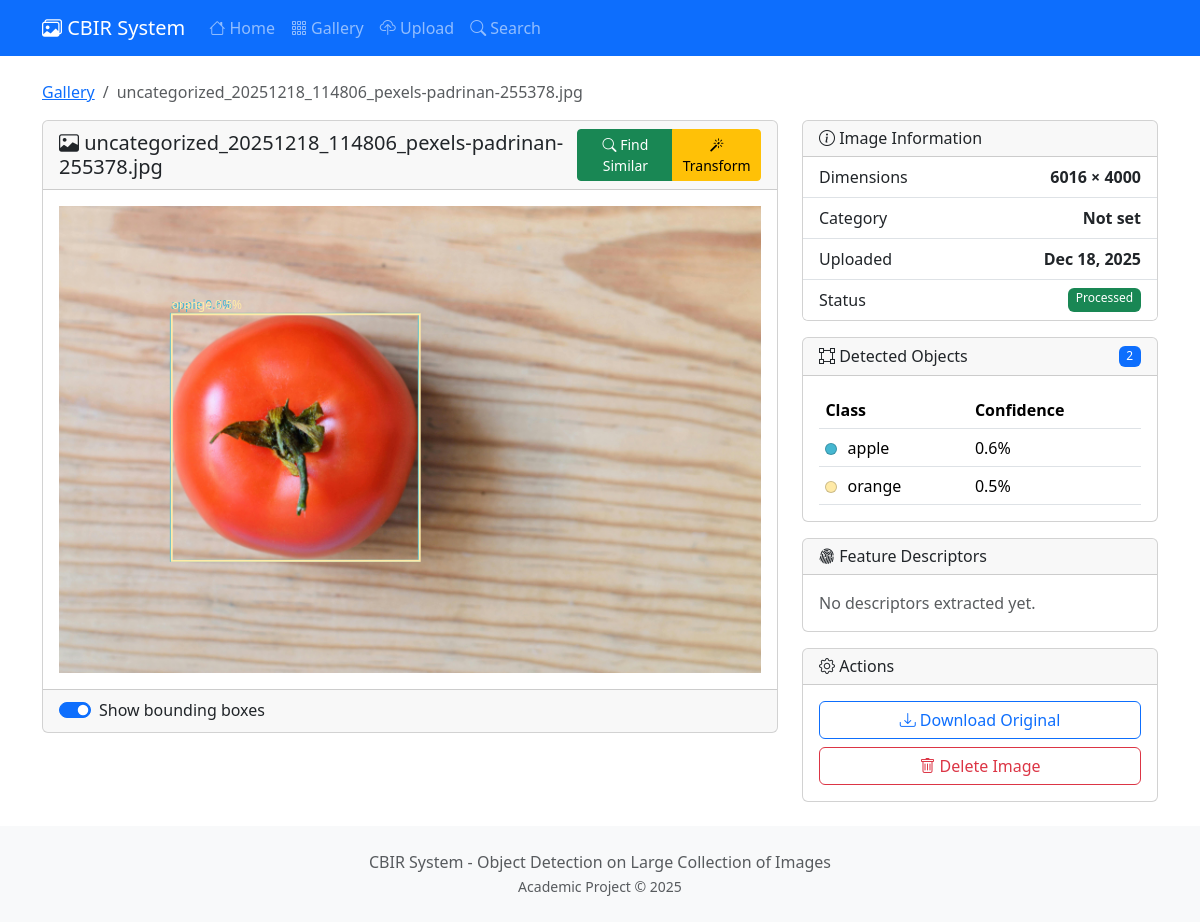
The page /image/12/ on the database its author committed.
### core/models.py (models this page shows, shortened)
class Image(models.Model):
    file = models.ImageField(upload_to=image_upload_path)
    filename = models.CharField(max_length=255)
    category = models.CharField(max_length=100, null=True, blank=True)
    uploaded_at = models.DateTimeField(auto_now_add=True)
    width = models.IntegerField(default=0)
    height = models.IntegerField(default=0)
    file_size = models.IntegerField(default=0)  # in bytes
    features_extracted = models.BooleanField(default=False)
    feature_vector = models.BinaryField(null=True, blank=True)  # Serialized numpy array
    class Meta:
        ordering = ['-uploaded_at']
    @property
    def image(self):
        return self.file
    @property
    def original_filename(self):
        return self.filename
    @property
    def is_processed(self):
        return self.detected_objects.exists()

class DetectedObject(models.Model):
    image = models.ForeignKey(Image, on_delete=models.CASCADE, related_name='detected_objects')
    class_id = models.IntegerField()
    class_name = models.CharField(max_length=100)
    confidence = models.FloatField()
    x_min = models.IntegerField()
    y_min = models.IntegerField()
    x_max = models.IntegerField()
    y_max = models.IntegerField()
    feature_vector = models.BinaryField(null=True, blank=True)
    created_at = models.DateTimeField(auto_now_add=True)
    class Meta:
        ordering = ['-confidence']
    @property
    def bbox_x(self):
        return self.x_min
    @property
    def bbox_y(self):
        return self.y_min
    @property
    def bbox_width(self):
        return self.x_max - self.x_min
    @property
    def bbox_height(self):
        return self.y_max - self.y_min
    @property
    def color(self):
        colors = [
            '#FF6B6B', '#4ECDC4', '#45B7D1', '#96CEB4', '#FFEAA7',
            '#DDA0DD', '#98D8C8', '#F7DC6F', '#BB8FCE', '#85C1E9',
            '#F8B500', '#00CED1', '#FF69B4', '#32CD32', '#FF4500'
        ]
        return colors[self.class_id % len(colors)]

### core/views.py (the view)
# urls.py: path('image/<int:pk>/', views.ImageDetailView.as_view(), name='image_detail'),
class ImageDetailView(DetailView):
    model = Image
    template_name = 'core/image_detail.html'
    context_object_name = 'image'
    def get_context_data(self, **kwargs):
        context = super().get_context_data(**kwargs)
        context['detected_objects'] = self.object.detected_objects.all()
        context['descriptors'] = Descriptor.objects.filter(
            detected_object__image=self.object
        )
        return context

### templates/core/image_detail.html (shortened to what this page needs)
{% extends 'core/base.html' %}
{% block content %}
<nav aria-label="breadcrumb" class="mb-3">
    <ol class="breadcrumb">
        <li class="breadcrumb-item"><a href="{% url 'core:gallery' %}">Gallery</a></li>
        <li class="breadcrumb-item active">{{ image.original_filename }}</li>
    </ol>
</nav>
<div class="row">
    <div class="col-lg-8">
        <div class="card mb-4">
            <div class="card-header d-flex justify-content-between align-items-center">
                <h5 class="mb-0"><i class="bi bi-image"></i> {{ image.original_filename }}</h5>
                <div class="btn-group btn-group-sm">
                    <a href="{% url 'core:search_by_image' image.id %}" class="btn btn-success">
                        <i class="bi bi-search"></i> Find Similar
                    </a>
                    <a href="{% url 'core:transform' image.id %}" class="btn btn-warning">
                        <i class="bi bi-magic"></i> Transform
                    </a>
                </div>
            </div>
            <div class="card-body text-center">
                <div class="position-relative d-inline-block">
                    <img src="{{ image.image.url }}" class="img-fluid" id="mainImage" alt="{{ image.original_filename }}">
                </div>
            </div>
            <div class="card-footer">
                <div class="form-check form-switch">
                    <input class="form-check-input" type="checkbox" id="showBoxes" checked>
                    <label class="form-check-label" for="showBoxes">Show bounding boxes</label>
                </div>
            </div>
        </div>
    </div>
    <div class="col-lg-4">
        <div class="card mb-3">
            <div class="card-header">
                <h6 class="mb-0"><i class="bi bi-info-circle"></i> Image Information</h6>
            </div>
            <ul class="list-group list-group-flush">
                <li class="list-group-item d-flex justify-content-between">
                    <span>Dimensions</span>
                    <strong>{{ image.width }} × {{ image.height }}</strong>
                </li>
                <li class="list-group-item d-flex justify-content-between">
                    <span>Category</span>
                    <strong>{{ image.get_category_display|default:"Not set" }}</strong>
                </li>
                <li class="list-group-item d-flex justify-content-between">
                    <span>Uploaded</span>
                    <strong>{{ image.uploaded_at|date:"M d, Y" }}</strong>
                </li>
                <li class="list-group-item d-flex justify-content-between">
                    <span>Status</span>
                    {% if image.is_processed %}
                    <span class="badge bg-success">Processed</span>
                    {% else %}
                    <span class="badge bg-warning">Pending</span>
                    {% endif %}
                </li>
            </ul>
        </div>
        <div class="card mb-3">
            <div class="card-header d-flex justify-content-between align-items-center">
                <h6 class="mb-0"><i class="bi bi-bounding-box"></i> Detected Objects</h6>
                <span class="badge bg-primary">{{ detected_objects|length }}</span>
            </div>
            <div class="card-body" style="max-height: 250px; overflow-y: auto;">
                {% if detected_objects %}
                <table class="table table-sm table-hover mb-0">
                    <thead>
                        <tr>
                            <th>Class</th>
                            <th>Confidence</th>
                        </tr>
                    </thead>
                    <tbody>
                        {% for obj in detected_objects %}
                        <tr class="object-row" data-bbox="{{ obj.bbox_x }},{{ obj.bbox_y }},{{ obj.bbox_width }},{{ obj.bbox_height }}">
                            <td>
                                <span class="color-dot" style="background-color: {{ obj.color }};"></span>
                                {{ obj.class_name }}
                            </td>
                            <td>{{ obj.confidence|floatformat:1 }}%</td>
                        </tr>
                        {% endfor %}
                    </tbody>
                </table>
                {% else %}
                <p class="text-muted mb-0">No objects detected.</p>
                {% endif %}
            </div>
        </div>
        <div class="card mb-3">
            <div class="card-header">
                <h6 class="mb-0"><i class="bi bi-fingerprint"></i> Feature Descriptors</h6>
            </div>
            <div class="card-body">
                {% if descriptors %}
                <div class="row g-2">
                    {% for desc in descriptors %}
                    <div class="col-6">
                        <div class="border rounded p-2 text-center">
                            <small class="text-muted d-block">{{ desc.descriptor_type }}</small>
                            <strong>{{ desc.data|length }} dims</strong>
                        </div>
                    </div>
                    {% endfor %}
                </div>
                {% else %}
                <p class="text-muted mb-0">No descriptors extracted yet.</p>
                {% endif %}
            </div>
        </div>
        <div class="card">
            <div class="card-header">
                <h6 class="mb-0"><i class="bi bi-gear"></i> Actions</h6>
            </div>
            <div class="card-body">
                <div class="d-grid gap-2">
                    <a href="{{ image.image.url }}" class="btn btn-outline-primary" download>
                        <i class="bi bi-download"></i> Download Original
                    </a>
                    <button class="btn btn-outline-danger" onclick="deleteImage()">
                        <i class="bi bi-trash"></i> Delete Image
                    </button>
                </div>
            </div>
        </div>
    </div>
</div>
{% endblock %}

### static/css/style.css (style rules this page uses)
body { min-height: 100vh; display: flex; flex-direction: column; }
.color-dot { display: inline-block; width: 12px; height: 12px; border-radius: 50%; margin-right: 6px; vertical-align: middle; border: 1px solid rgba(0, 0, 0, 0.2); }
.object-row { cursor: pointer; transition: background-color 0.2s ease; }
.badge { font-weight: 500; }
.table-sm td, .table-sm th { padding: 0.4rem; }

### rows shown on the page
Image: original_filename "uncategorized_20251218_114806_pexels-padrinan-255378.jpg", image (picture), width "6016", height "4000", uploaded_at "Dec 18, 2025"
DetectedObject: class_id 47 (drawn), class_name "apple", confidence "0.6"
DetectedObject: class_id 49 (drawn), class_name "orange", confidence "0.5"

### other values the page prints
{{ image.get_category_display|default:"Not set" }} "Not set"
{{ detected_objects|length }} "2"
